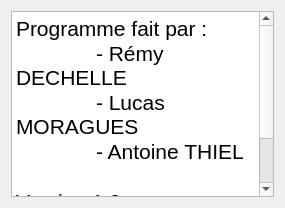
<?xml version="1.0" encoding="UTF-8"?>
<ui version="4.0">
 <class>Apropos</class>
 <widget class="QWidget" name="Apropos">
  <property name="geometry">
   <rect>
    <x>0</x>
    <y>0</y>
    <width>285</width>
    <height>208</height>
   </rect>
  </property>
  <property name="windowTitle">
   <string>Form</string>
  </property>
  <layout class="QVBoxLayout" name="verticalLayout">
   <item>
    <widget class="QTextBrowser" name="textBrowser">
     <property name="html">
      <string>&lt;!DOCTYPE HTML PUBLIC &quot;-//W3C//DTD HTML 4.0//EN&quot; &quot;http://www.w3.org/TR/REC-html40/strict.dtd&quot;&gt;
&lt;html&gt;&lt;head&gt;&lt;meta name=&quot;qrichtext&quot; content=&quot;1&quot; /&gt;&lt;style type=&quot;text/css&quot;&gt;
p, li { white-space: pre-wrap; }
&lt;/style&gt;&lt;/head&gt;&lt;body style=&quot; font-family:'Sans Serif'; font-size:9pt; font-weight:400; font-style:normal;&quot;&gt;
&lt;p style=&quot; margin-top:0px; margin-bottom:0px; margin-left:0px; margin-right:0px; -qt-block-indent:0; text-indent:0px;&quot;&gt;&lt;span style=&quot; font-size:16pt;&quot;&gt;Programme fait par :&lt;/span&gt;&lt;/p&gt;
&lt;p style=&quot; margin-top:0px; margin-bottom:0px; margin-left:0px; margin-right:0px; -qt-block-indent:0; text-indent:0px;&quot;&gt;&lt;span style=&quot; font-size:16pt;&quot;&gt;	- Rémy DECHELLE&lt;/span&gt;&lt;/p&gt;
&lt;p style=&quot; margin-top:0px; margin-bottom:0px; margin-left:0px; margin-right:0px; -qt-block-indent:0; text-indent:0px;&quot;&gt;&lt;span style=&quot; font-size:16pt;&quot;&gt;	- Lucas MORAGUES&lt;/span&gt;&lt;/p&gt;
&lt;p style=&quot; margin-top:0px; margin-bottom:0px; margin-left:0px; margin-right:0px; -qt-block-indent:0; text-indent:0px;&quot;&gt;&lt;span style=&quot; font-size:16pt;&quot;&gt;	- Antoine THIEL&lt;/span&gt;&lt;/p&gt;
&lt;p style=&quot;-qt-paragraph-type:empty; margin-top:0px; margin-bottom:0px; margin-left:0px; margin-right:0px; -qt-block-indent:0; text-indent:0px; font-size:16pt;&quot;&gt;&lt;br /&gt;&lt;/p&gt;
&lt;p style=&quot; margin-top:0px; margin-bottom:0px; margin-left:0px; margin-right:0px; -qt-block-indent:0; text-indent:0px;&quot;&gt;&lt;span style=&quot; font-size:16pt;&quot;&gt;Version 1.0&lt;/span&gt;&lt;/p&gt;
&lt;p style=&quot; margin-top:0px; margin-bottom:0px; margin-left:0px; margin-right:0px; -qt-block-indent:0; text-indent:0px;&quot;&gt;&lt;span style=&quot; font-size:16pt;&quot;&gt;Avril 2019&lt;/span&gt;&lt;/p&gt;
&lt;p style=&quot; margin-top:0px; margin-bottom:0px; margin-left:0px; margin-right:0px; -qt-block-indent:0; text-indent:0px;&quot;&gt;&lt;span style=&quot; font-size:16pt;&quot;&gt;AMU M1 Informatique&lt;/span&gt;&lt;/p&gt;&lt;/body&gt;&lt;/html&gt;</string>
     </property>
    </widget>
   </item>
  </layout>
 </widget>
 <resources/>
 <connections/>
</ui>
